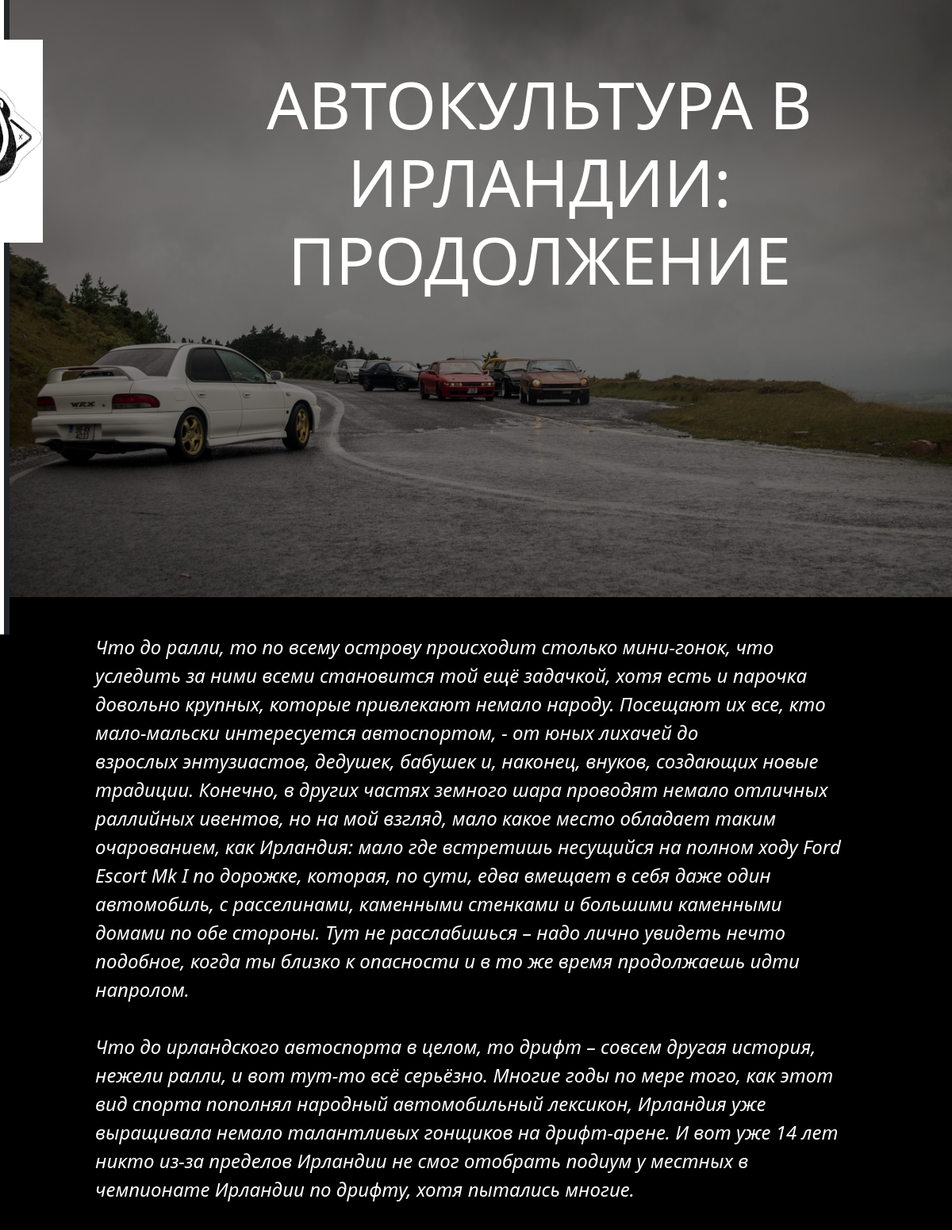
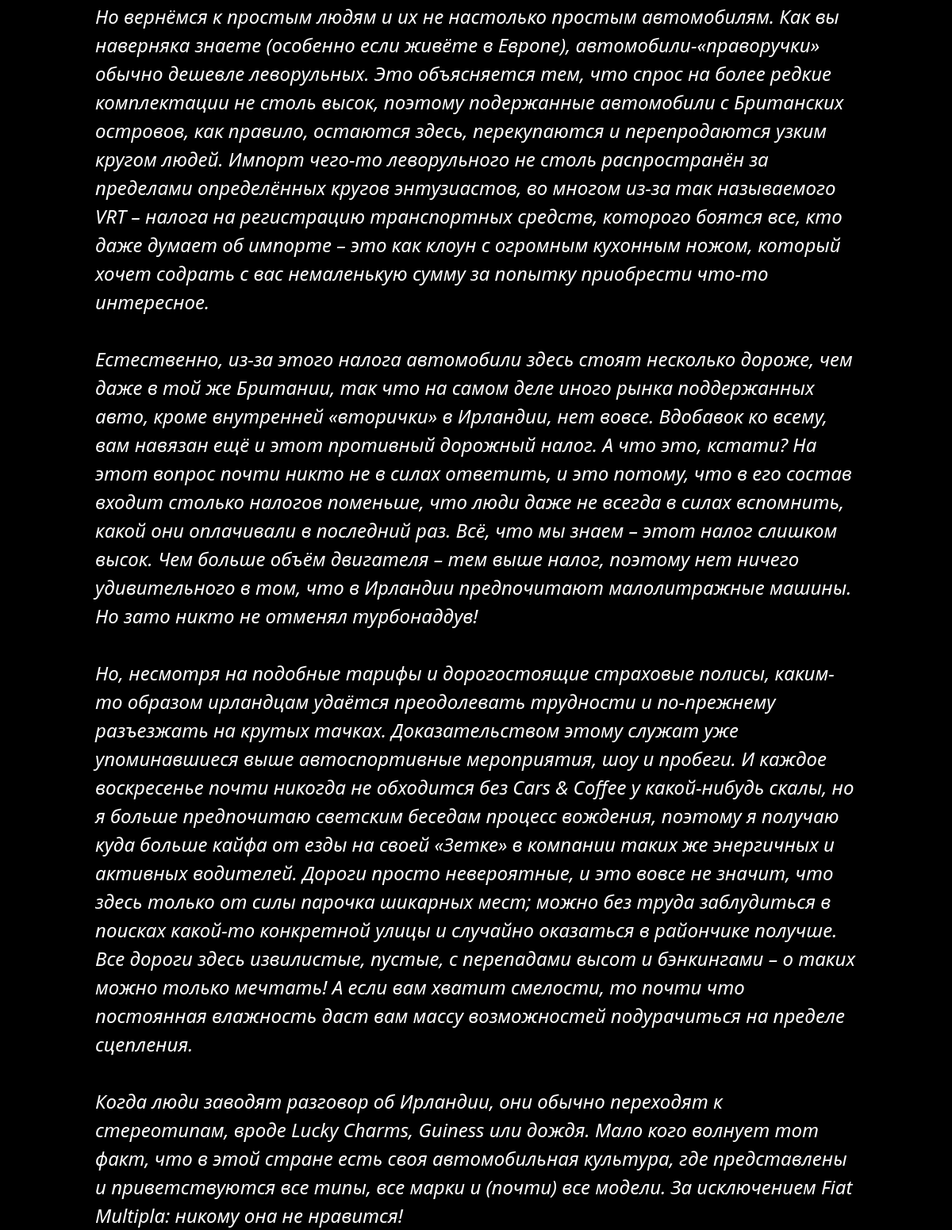
Page /garage_customs/post/autocultura-v-irlandii-prodolzhenie/ on the committed database (2 pictures, top to bottom).
### garage_customs/models.py (models this page shows, shortened)
class Articles(models.Model):
    link = models.CharField('Ссылка на статью', max_length=50) # Ссылка на статью
    title = models.CharField('Название', max_length=50) # Название статьи
    image = models.ImageField('Фото статьи',upload_to='static/img/')
    anons = models.CharField('Анонс', max_length=250) # Анонс статьи
    text = HTMLField('Полный текст статьи')
    date = models.DateTimeField('Дата публикации')
    class Meta:
        verbose_name = 'Статья'
        verbose_name_plural = 'Статьи'

### garage_customs/views.py (the view)
# urls.py: path('post/<str:link>/', views.garagecustoms_post, name='post'),
def garagecustoms_post(request,link):
    News = Articles.objects.all().filter(link=link)
    return render(request,'garage_customs/article.html',{'News':News})

### garage_customs/templates/garage_customs/article.html (shortened to what this page needs)
{% extends 'main/layout.html' %}
{% block content %}
    <div class="Article">
    {% for el in News %}
      <div id="ArticleImage" class="carousel slide carousel-fade" data-bs-ride="carousel">
        <div class="carousel-inner">
          <div class="carousel-item active">
            <img src="{{ el.image.url }}" class="d-block w-100" alt="...">
              <div class="carousel-caption d-none d-md-block">
                <h5>{{el.title}}</h5>
              </div>
            </div>
          </div>
        </div>
        <div class="text">{{el.text|safe}}</div>
          {% endfor %}
      </div>
{% endblock %}

### main/static/main/css/main.css (style rules this page uses)
* { margin: 0; padding: 0; -webkit-box-sizing: border-box; -moz-box-sizing: border-box; box-sizing: border-box; -webkit-transition: background-color 0.5s ease-in-out; -moz-transition: background-color 0.5s ease-in-out; -webkit-transition: all 0.5s ease-in-out; -moz-transition: all 0.5s ease-in-out; }
body { background-color: rgb(0, 0, 0); width: 100vw; height: 70vh; top: 0; padding-top: 0px; padding-bottom: 50px; overflow-x: hidden; }
#ArticleImage { width: 100%; padding-bottom: 5vh; }
#ArticleImage img { opacity: 0.5; }
#ArticleImage .carousel-inner h5 { width: 1000px;margin-bottom: 300px; padding-top: 0px;font-size: 82px; margin: 40% auto; text-align: center; }
main .Article .text { font-style:italic; max-width: 80vw; padding-top: 5px;color: rgb(255, 255, 255);font-size: 24px;margin-left: 10%; }

### rows in the picture
Articles: image (picture), title "АВТОКУЛЬТУРА В ИРЛАНДИИ: ПРОДОЛЖЕНИЕ", text "Что до ралли, то по всему острову происходит столько мини-гонок, что уследить за ними всеми становится той ещё задачкой, хотя есть и парочка довольно крупных, которые привлекают немало народу. Посещают их все, кто мало-мальски интересуется автоспортом, - от юных лихачей до взрослых энтузиастов, дедушек, бабушек и, наконец, внуков, создающих новые традиции. Конечно, в других частях земного шара проводят немало отличных раллийных ивентов, но на мой взгляд, мало какое место обладает таким очарованием, как Ирландия: мало где встретишь несущийся на полном ходу Ford Escort Mk I по дорожке, которая, по сути, едва вмещает в себя даже один автомобиль, с расселинами, каменными стенками и большими…"
